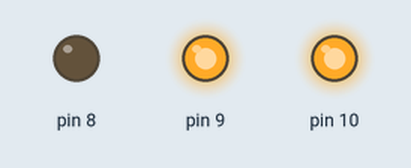
Simulated run of this sketch. Board: Arduino Uno, built with avr-gcc and run on an emulated ATmega328P. On the bench: output pins drawn as LEDs (lit = HIGH).

Above: at 0.05 s.
At 6.5 s:
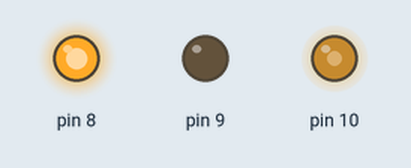
At 12.95 s:
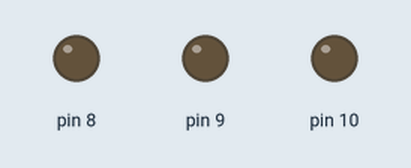
Timing chart, 0 to 16.9 s (numbered marks = the images above):
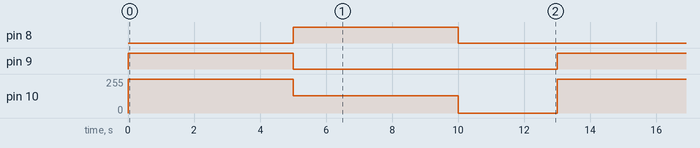

The sketch:

motorYonKontrol.ino
```cpp
void setup() {
  pinMode(8, OUTPUT);
  pinMode(9, OUTPUT);
  pinMode(10, OUTPUT);
}
void dur() {
  analogWrite(10, 0);
  digitalWrite(8, LOW);
  digitalWrite(9, LOW);
}
void geri() {
  analogWrite(10, 128);
  digitalWrite(9, LOW);
  digitalWrite(8, HIGH);
}

void ileri() {
  analogWrite(10, 255);
  digitalWrite(8, LOW);
  digitalWrite(9, HIGH);
}
void loop() {
  ileri();
  delay(5000);
  geri();
  delay(5000);
  dur();
  delay(3000);
}
```

Measured:
- by itself, pin 8, pin 9: alternates HIGH for 5.0 s and LOW for 8.0 s
- by itself, pin 10: repeats every 13.0 s: 128/255 5.0 s, 0/255 3.0 s, 255/255 5.0 s
